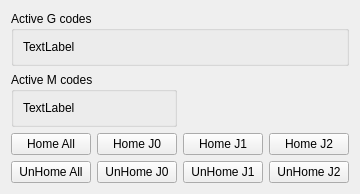
      <widget class="QWidget" name="tab_2">
       <attribute name="title">
        <string>Home</string>
       </attribute>
       <layout class="QGridLayout" name="gridLayout_5">
        <item row="3" column="1">
         <widget class="QPushButton" name="unhome_pb_0">
          <property name="text">
           <string>UnHome J0</string>
          </property>
         </widget>
        </item>
        <item row="3" column="3">
         <widget class="QPushButton" name="unhome_pb_2">
          <property name="text">
           <string>UnHome J2</string>
          </property>
         </widget>
        </item>
        <item row="3" column="0">
         <widget class="QPushButton" name="unhome_all_pb">
          <property name="text">
           <string>UnHome All</string>
          </property>
         </widget>
        </item>
        <item row="0" column="0" colspan="4">
         <widget class="QGroupBox" name="groupBox_16">
          <property name="title">
           <string>Active G codes</string>
          </property>
          <layout class="QGridLayout" name="gridLayout_35">
           <item row="0" column="0">
            <widget class="QLabel" name="gcodes_lb">
             <property name="text">
              <string>TextLabel</string>
             </property>
            </widget>
           </item>
          </layout>
         </widget>
        </item>
        <item row="2" column="2">
         <widget class="QPushButton" name="home_pb_1">
          <property name="text">
           <string>Home J1</string>
          </property>
         </widget>
        </item>
        <item row="2" column="3">
         <widget class="QPushButton" name="home_pb_2">
          <property name="text">
           <string>Home J2</string>
          </property>
         </widget>
        </item>
        <item row="2" column="1">
         <widget class="QPushButton" name="home_pb_0">
          <property name="text">
           <string>Home J0</string>
          </property>
         </widget>
        </item>
        <item row="3" column="2">
         <widget class="QPushButton" name="unhome_pb_1">
          <property name="text">
           <string>UnHome J1</string>
          </property>
         </widget>
        </item>
        <item row="2" column="0">
         <widget class="QPushButton" name="home_all_pb">
          <property name="text">
           <string>Home All</string>
          </property>
         </widget>
        </item>
        <item row="1" column="0" colspan="2">
         <widget class="QGroupBox" name="groupBox_17">
          <property name="title">
           <string>Active M codes</string>
          </property>
          <layout class="QGridLayout" name="gridLayout_36">
           <item row="0" column="0">
            <widget class="QLabel" name="mcodes_lb">
             <property name="text">
              <string>TextLabel</string>
             </property>
            </widget>
           </item>
          </layout>
         </widget>
        </item>
       </layout>
      </widget>
